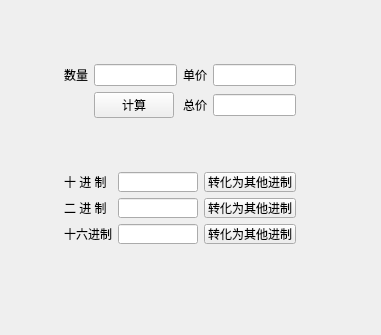
<?xml version="1.0" encoding="UTF-8"?>
<ui version="4.0">
 <class>Widget</class>
 <widget class="QWidget" name="Widget">
  <property name="geometry">
   <rect>
    <x>0</x>
    <y>0</y>
    <width>381</width>
    <height>335</height>
   </rect>
  </property>
  <property name="windowTitle">
   <string>Widget</string>
  </property>
  <widget class="QWidget" name="">
   <property name="geometry">
    <rect>
     <x>60</x>
     <y>60</y>
     <width>240</width>
     <height>188</height>
    </rect>
   </property>
   <layout class="QVBoxLayout" name="verticalLayout">
    <property name="sizeConstraint">
     <enum>QLayout::SetMaximumSize</enum>
    </property>
    <item>
     <layout class="QGridLayout" name="gridLayout">
      <property name="sizeConstraint">
       <enum>QLayout::SetMaximumSize</enum>
      </property>
      <property name="leftMargin">
       <number>4</number>
      </property>
      <property name="topMargin">
       <number>4</number>
      </property>
      <property name="rightMargin">
       <number>4</number>
      </property>
      <property name="bottomMargin">
       <number>4</number>
      </property>
      <item row="0" column="3">
       <widget class="QLineEdit" name="editPrice">
        <property name="sizePolicy">
         <sizepolicy hsizetype="Maximum" vsizetype="Fixed">
          <horstretch>0</horstretch>
          <verstretch>0</verstretch>
         </sizepolicy>
        </property>
       </widget>
      </item>
      <item row="1" column="1">
       <widget class="QPushButton" name="btnCal">
        <property name="sizePolicy">
         <sizepolicy hsizetype="Maximum" vsizetype="Fixed">
          <horstretch>0</horstretch>
          <verstretch>0</verstretch>
         </sizepolicy>
        </property>
        <property name="text">
         <string>计算</string>
        </property>
       </widget>
      </item>
      <item row="0" column="0">
       <widget class="QLabel" name="label">
        <property name="sizePolicy">
         <sizepolicy hsizetype="Maximum" vsizetype="Preferred">
          <horstretch>0</horstretch>
          <verstretch>0</verstretch>
         </sizepolicy>
        </property>
        <property name="text">
         <string>数量</string>
        </property>
       </widget>
      </item>
      <item row="1" column="3">
       <widget class="QLineEdit" name="editToal">
        <property name="sizePolicy">
         <sizepolicy hsizetype="Maximum" vsizetype="Fixed">
          <horstretch>0</horstretch>
          <verstretch>0</verstretch>
         </sizepolicy>
        </property>
       </widget>
      </item>
      <item row="0" column="2">
       <widget class="QLabel" name="label_2">
        <property name="text">
         <string>单价</string>
        </property>
       </widget>
      </item>
      <item row="0" column="1">
       <widget class="QLineEdit" name="editNum">
        <property name="sizePolicy">
         <sizepolicy hsizetype="Maximum" vsizetype="Fixed">
          <horstretch>0</horstretch>
          <verstretch>0</verstretch>
         </sizepolicy>
        </property>
       </widget>
      </item>
      <item row="1" column="2">
       <widget class="QLabel" name="label_3">
        <property name="sizePolicy">
         <sizepolicy hsizetype="Maximum" vsizetype="Preferred">
          <horstretch>0</horstretch>
          <verstretch>0</verstretch>
         </sizepolicy>
        </property>
        <property name="text">
         <string>总价</string>
        </property>
       </widget>
      </item>
     </layout>
    </item>
    <item>
     <spacer name="verticalSpacer">
      <property name="orientation">
       <enum>Qt::Vertical</enum>
      </property>
      <property name="sizeType">
       <enum>QSizePolicy::MinimumExpanding</enum>
      </property>
      <property name="sizeHint" stdset="0">
       <size>
        <width>20</width>
        <height>40</height>
       </size>
      </property>
     </spacer>
    </item>
    <item>
     <layout class="QGridLayout" name="gridLayout_2">
      <property name="sizeConstraint">
       <enum>QLayout::SetMaximumSize</enum>
      </property>
      <property name="leftMargin">
       <number>4</number>
      </property>
      <property name="topMargin">
       <number>4</number>
      </property>
      <property name="rightMargin">
       <number>4</number>
      </property>
      <property name="bottomMargin">
       <number>4</number>
      </property>
      <item row="2" column="1">
       <widget class="QLineEdit" name="editHex">
        <property name="sizePolicy">
         <sizepolicy hsizetype="Maximum" vsizetype="Fixed">
          <horstretch>0</horstretch>
          <verstretch>0</verstretch>
         </sizepolicy>
        </property>
       </widget>
      </item>
      <item row="2" column="2">
       <widget class="QPushButton" name="btnHex">
        <property name="sizePolicy">
         <sizepolicy hsizetype="Maximum" vsizetype="Fixed">
          <horstretch>0</horstretch>
          <verstretch>0</verstretch>
         </sizepolicy>
        </property>
        <property name="text">
         <string>转化为其他进制</string>
        </property>
       </widget>
      </item>
      <item row="0" column="2">
       <widget class="QPushButton" name="btnDec">
        <property name="sizePolicy">
         <sizepolicy hsizetype="Maximum" vsizetype="Fixed">
          <horstretch>0</horstretch>
          <verstretch>0</verstretch>
         </sizepolicy>
        </property>
        <property name="text">
         <string>转化为其他进制</string>
        </property>
       </widget>
      </item>
      <item row="2" column="0">
       <widget class="QLabel" name="label_6">
        <property name="sizePolicy">
         <sizepolicy hsizetype="Maximum" vsizetype="Preferred">
          <horstretch>0</horstretch>
          <verstretch>0</verstretch>
         </sizepolicy>
        </property>
        <property name="text">
         <string>十六进制</string>
        </property>
       </widget>
      </item>
      <item row="0" column="1">
       <widget class="QLineEdit" name="editDec">
        <property name="sizePolicy">
         <sizepolicy hsizetype="Maximum" vsizetype="Fixed">
          <horstretch>0</horstretch>
          <verstretch>0</verstretch>
         </sizepolicy>
        </property>
       </widget>
      </item>
      <item row="1" column="1">
       <widget class="QLineEdit" name="editBin">
        <property name="sizePolicy">
         <sizepolicy hsizetype="Maximum" vsizetype="Fixed">
          <horstretch>0</horstretch>
          <verstretch>0</verstretch>
         </sizepolicy>
        </property>
       </widget>
      </item>
      <item row="1" column="2">
       <widget class="QPushButton" name="btnBin">
        <property name="sizePolicy">
         <sizepolicy hsizetype="Maximum" vsizetype="Fixed">
          <horstretch>0</horstretch>
          <verstretch>0</verstretch>
         </sizepolicy>
        </property>
        <property name="text">
         <string>转化为其他进制</string>
        </property>
       </widget>
      </item>
      <item row="0" column="0">
       <widget class="QLabel" name="label_4">
        <property name="sizePolicy">
         <sizepolicy hsizetype="Maximum" vsizetype="Preferred">
          <horstretch>0</horstretch>
          <verstretch>0</verstretch>
         </sizepolicy>
        </property>
        <property name="text">
         <string>十 进 制</string>
        </property>
       </widget>
      </item>
      <item row="1" column="0">
       <widget class="QLabel" name="label_5">
        <property name="sizePolicy">
         <sizepolicy hsizetype="Maximum" vsizetype="Preferred">
          <horstretch>0</horstretch>
          <verstretch>0</verstretch>
         </sizepolicy>
        </property>
        <property name="text">
         <string>二 进 制</string>
        </property>
       </widget>
      </item>
     </layout>
    </item>
   </layout>
  </widget>
 </widget>
 <resources/>
 <connections/>
</ui>
